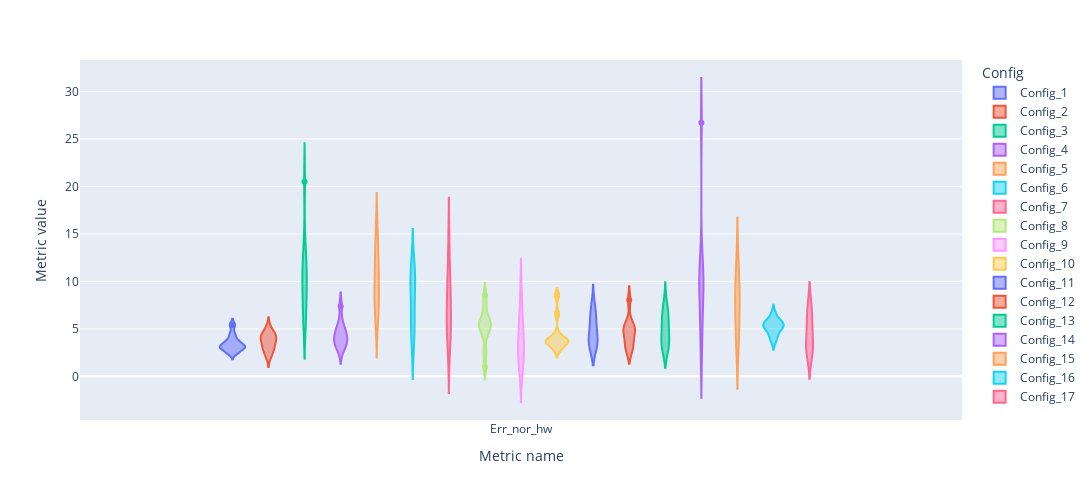

Notebook source saved alongside this figure:
### Markdown cell above
### Normal highway

### Code cell
fig = px.violin(nor_hw, y='Metric value', x='Metric name', color='Config', box=False, height=500, width=1200)
fig.show()

### Figure 1 — Plotly figure (JSON) as saved in the notebook; plotly's stock layout.template omitted (floating-point values rounded to 4 significant figures)
{"data": [{"alignmentgroup": "True", "box": {"visible": false}, "hovertemplate": "Config=Config_1<br>Metric name=%{x}<br>Metric value=%{y}<extra></extra>", "legendgroup": "Config_1", "marker": {"color": "#636efa"}, "name": "Config_1", "offsetgroup": "Config_1", "orientation": "v", "scalegroup": "True", "showlegend": true, "type": "violin", "x": ["Err_nor_hw", "Err_nor_hw", "Err_nor_hw", "Err_nor_hw", "Err_nor_hw", "Err_nor_hw", "Err_nor_hw", "Err_nor_hw", "Err_nor_hw", "Err_nor_hw"], "x0": " ", "xaxis": "x", "y": [3.77, 2.623, 4.426, 2.459, 3.115, 5.41, 3.607, 3.115, 3.115, 3.115], "y0": " ", "yaxis": "y"}, {"alignmentgroup": "True", "box": {"visible": false}, "hovertemplate": "Config=Config_2<br>Metric name=%{x}<br>Metric value=%{y}<extra></extra>", "legendgroup": "Config_2", "marker": {"color": "#EF553B"}, "name": "Config_2", "offsetgroup": "Config_2", "orientation": "v", "scalegroup": "True", "showlegend": true, "type": "violin", "x": ["Err_nor_hw", "Err_nor_hw", "Err_nor_hw", "Err_nor_hw", "Err_nor_hw", "Err_nor_hw", "Err_nor_hw", "Err_nor_hw", "Err_nor_hw", "Err_nor_hw"], "x0": " ", "xaxis": "x", "y": [3.607, 2.623, 4.262, 5.082, 2.131, 4.262, 4.262, 3.115, 3.115, 4.098], "y0": " ", "yaxis": "y"}, {"alignmentgroup": "True", "box": {"visible": false}, "hovertemplate": "Config=Config_3<br>Metric name=%{x}<br>Metric value=%{y}<extra></extra>", "legendgroup": "Config_3", "marker": {"color": "#00cc96"}, "name": "Config_3", "offsetgroup": "Config_3", "orientation": "v", "scalegroup": "True", "showlegend": true, "type": "violin", "x": ["Err_nor_hw", "Err_nor_hw", "Err_nor_hw", "Err_nor_hw", "Err_nor_hw", "Err_nor_hw", "Err_nor_hw", "Err_nor_hw", "Err_nor_hw", "Err_nor_hw"], "x0": " ", "xaxis": "x", "y": [13.61, 11.31, 10.82, 11.64, 5.902, 5.902, 7.541, 9.18, 20.49, 9.508], "y0": " ", "yaxis": "y"}, {"alignmentgroup": "True", "box": {"visible": false}, "hovertemplate": "Config=Config_4<br>Metric name=%{x}<br>Metric value=%{y}<extra></extra>", "legendgroup": "Config_4", "marker": {"color": "#ab63fa"}, "name": "Config_4", "offsetgroup": "Config_4", "orientation": "v", "scalegroup": "True", "showlegend": true, "type": "violin", "x": ["Err_nor_hw", "Err_nor_hw", "Err_nor_hw", "Err_nor_hw", "Err_nor_hw", "Err_nor_hw", "Err_nor_hw", "Err_nor_hw", "Err_nor_hw", "Err_nor_hw"], "x0": " ", "xaxis": "x", "y": [4.098, 3.279, 4.918, 5.574, 4.754, 2.787, 3.443, 7.377, 3.934, 3.934], "y0": " ", "yaxis": "y"}, {"alignmentgroup": "True", "box": {"visible": false}, "hovertemplate": "Config=Config_5<br>Metric name=%{x}<br>Metric value=%{y}<extra></extra>", "legendgroup": "Config_5", "marker": {"color": "#FFA15A"}, "name": "Config_5", "offsetgroup": "Config_5", "orientation": "v", "scalegroup": "True", "showlegend": true, "type": "violin", "x": ["Err_nor_hw", "Err_nor_hw", "Err_nor_hw", "Err_nor_hw", "Err_nor_hw", "Err_nor_hw", "Err_nor_hw", "Err_nor_hw", "Err_nor_hw", "Err_nor_hw"], "x0": " ", "xaxis": "x", "y": [10.49, 11.97, 8.033, 15.41, 9.016, 5.902, 13.93, 7.377, 8.033, 11.8], "y0": " ", "yaxis": "y"}, {"alignmentgroup": "True", "box": {"visible": false}, "hovertemplate": "Config=Config_6<br>Metric name=%{x}<br>Metric value=%{y}<extra></extra>", "legendgroup": "Config_6", "marker": {"color": "#19d3f3"}, "name": "Config_6", "offsetgroup": "Config_6", "orientation": "v", "scalegroup": "True", "showlegend": true, "type": "violin", "x": ["Err_nor_hw", "Err_nor_hw", "Err_nor_hw", "Err_nor_hw", "Err_nor_hw", "Err_nor_hw", "Err_nor_hw", "Err_nor_hw", "Err_nor_hw", "Err_nor_hw"], "x0": " ", "xaxis": "x", "y": [4.918, 11.64, 3.607, 9.344, 4.918, 10.33, 6.066, 10.33, 10.82, 8.197], "y0": " ", "yaxis": "y"}, {"alignmentgroup": "True", "box": {"visible": false}, "hovertemplate": "Config=Config_7<br>Metric name=%{x}<br>Metric value=%{y}<extra></extra>", "legendgroup": "Config_7", "marker": {"color": "#FF6692"}, "name": "Config_7", "offsetgroup": "Config_7", "orientation": "v", "scalegroup": "True", "showlegend": true, "type": "violin", "x": ["Err_nor_hw", "Err_nor_hw", "Err_nor_hw", "Err_nor_hw", "Err_nor_hw", "Err_nor_hw", "Err_nor_hw", "Err_nor_hw", "Err_nor_hw", "Err_nor_hw"], "x0": " ", "xaxis": "x", "y": [7.213, 6.066, 4.754, 9.672, 10.82, 5.574, 5.246, 9.18, 14.43, 2.623], "y0": " ", "yaxis": "y"}, {"alignmentgroup": "True", "box": {"visible": false}, "hovertemplate": "Config=Config_8<br>Metric name=%{x}<br>Metric value=%{y}<extra></extra>", "legendgroup": "Config_8", "marker": {"color": "#B6E880"}, "name": "Config_8", "offsetgroup": "Config_8", "orientation": "v", "scalegroup": "True", "showlegend": true, "type": "violin", "x": ["Err_nor_hw", "Err_nor_hw", "Err_nor_hw", "Err_nor_hw", "Err_nor_hw", "Err_nor_hw", "Err_nor_hw", "Err_nor_hw", "Err_nor_hw", "Err_nor_hw"], "x0": " ", "xaxis": "x", "y": [8.525, 4.59, 7.213, 5.574, 5.41, 0.9836, 5.738, 2.623, 4.754, 5.902], "y0": " ", "yaxis": "y"}, {"alignmentgroup": "True", "box": {"visible": false}, "hovertemplate": "Config=Config_9<br>Metric name=%{x}<br>Metric value=%{y}<extra></extra>", "legendgroup": "Config_9", "marker": {"color": "#FF97FF"}, "name": "Config_9", "offsetgroup": "Config_9", "orientation": "v", "scalegroup": "True", "showlegend": true, "type": "violin", "x": ["Err_nor_hw", "Err_nor_hw", "Err_nor_hw", "Err_nor_hw", "Err_nor_hw", "Err_nor_hw", "Err_nor_hw", "Err_nor_hw", "Err_nor_hw", "Err_nor_hw"], "x0": " ", "xaxis": "x", "y": [5.738, 3.934, 2.295, 9.016, 2.623, 2.623, 1.639, 6.23, 0.6557, 4.59], "y0": " ", "yaxis": "y"}, {"alignmentgroup": "True", "box": {"visible": false}, "hovertemplate": "Config=Config_10<br>Metric name=%{x}<br>Metric value=%{y}<extra></extra>", "legendgroup": "Config_10", "marker": {"color": "#FECB52"}, "name": "Config_10", "offsetgroup": "Config_10", "orientation": "v", "scalegroup": "True", "showlegend": true, "type": "violin", "x": ["Err_nor_hw", "Err_nor_hw", "Err_nor_hw", "Err_nor_hw", "Err_nor_hw", "Err_nor_hw", "Err_nor_hw", "Err_nor_hw", "Err_nor_hw", "Err_nor_hw"], "x0": " ", "xaxis": "x", "y": [8.525, 2.787, 3.607, 3.77, 4.426, 6.557, 3.607, 3.77, 3.115, 3.77], "y0": " ", "yaxis": "y"}, {"alignmentgroup": "True", "box": {"visible": false}, "hovertemplate": "Config=Config_11<br>Metric name=%{x}<br>Metric value=%{y}<extra></extra>", "legendgroup": "Config_11", "marker": {"color": "#636efa"}, "name": "Config_11", "offsetgroup": "Config_11", "orientation": "v", "scalegroup": "True", "showlegend": true, "type": "violin", "x": ["Err_nor_hw", "Err_nor_hw", "Err_nor_hw", "Err_nor_hw", "Err_nor_hw", "Err_nor_hw", "Err_nor_hw", "Err_nor_hw", "Err_nor_hw", "Err_nor_hw"], "x0": " ", "xaxis": "x", "y": [3.279, 6.721, 7.541, 3.77, 3.279, 3.934, 5.246, 3.279, 6.23, 5.082], "y0": " ", "yaxis": "y"}, {"alignmentgroup": "True", "box": {"visible": false}, "hovertemplate": "Config=Config_12<br>Metric name=%{x}<br>Metric value=%{y}<extra></extra>", "legendgroup": "Config_12", "marker": {"color": "#EF553B"}, "name": "Config_12", "offsetgroup": "Config_12", "orientation": "v", "scalegroup": "True", "showlegend": true, "type": "violin", "x": ["Err_nor_hw", "Err_nor_hw", "Err_nor_hw", "Err_nor_hw", "Err_nor_hw", "Err_nor_hw", "Err_nor_hw", "Err_nor_hw", "Err_nor_hw", "Err_nor_hw"], "x0": " ", "xaxis": "x", "y": [3.607, 3.77, 5.574, 5.082, 4.59, 2.787, 5.082, 4.918, 2.787, 8.033], "y0": " ", "yaxis": "y"}, {"alignmentgroup": "True", "box": {"visible": false}, "hovertemplate": "Config=Config_13<br>Metric name=%{x}<br>Metric value=%{y}<extra></extra>", "legendgroup": "Config_13", "marker": {"color": "#00cc96"}, "name": "Config_13", "offsetgroup": "Config_13", "orientation": "v", "scalegroup": "True", "showlegend": true, "type": "violin", "x": ["Err_nor_hw", "Err_nor_hw", "Err_nor_hw", "Err_nor_hw", "Err_nor_hw", "Err_nor_hw", "Err_nor_hw", "Err_nor_hw", "Err_nor_hw", "Err_nor_hw"], "x0": " ", "xaxis": "x", "y": [7.705, 5.574, 5.41, 6.393, 6.721, 3.279, 3.115, 4.426, 3.607, 3.279], "y0": " ", "yaxis": "y"}, {"alignmentgroup": "True", "box": {"visible": false}, "hovertemplate": "Config=Config_14<br>Metric name=%{x}<br>Metric value=%{y}<extra></extra>", "legendgroup": "Config_14", "marker": {"color": "#ab63fa"}, "name": "Config_14", "offsetgroup": "Config_14", "orientation": "v", "scalegroup": "True", "showlegend": true, "type": "violin", "x": ["Err_nor_hw", "Err_nor_hw", "Err_nor_hw", "Err_nor_hw", "Err_nor_hw", "Err_nor_hw", "Err_nor_hw", "Err_nor_hw", "Err_nor_hw", "Err_nor_hw"], "x0": " ", "xaxis": "x", "y": [10.16, 9.18, 2.459, 9.18, 5.902, 26.72, 12.3, 10.16, 5.574, 10.66], "y0": " ", "yaxis": "y"}, {"alignmentgroup": "True", "box": {"visible": false}, "hovertemplate": "Config=Config_15<br>Metric name=%{x}<br>Metric value=%{y}<extra></extra>", "legendgroup": "Config_15", "marker": {"color": "#FFA15A"}, "name": "Config_15", "offsetgroup": "Config_15", "orientation": "v", "scalegroup": "True", "showlegend": true, "type": "violin", "x": ["Err_nor_hw", "Err_nor_hw", "Err_nor_hw", "Err_nor_hw", "Err_nor_hw", "Err_nor_hw", "Err_nor_hw", "Err_nor_hw", "Err_nor_hw", "Err_nor_hw"], "x0": " ", "xaxis": "x", "y": [7.213, 8.525, 4.426, 6.721, 2.787, 12.62, 8.361, 10, 4.59, 10.66], "y0": " ", "yaxis": "y"}, {"alignmentgroup": "True", "box": {"visible": false}, "hovertemplate": "Config=Config_16<br>Metric name=%{x}<br>Metric value=%{y}<extra></extra>", "legendgroup": "Config_16", "marker": {"color": "#19d3f3"}, "name": "Config_16", "offsetgroup": "Config_16", "orientation": "v", "scalegroup": "True", "showlegend": true, "type": "violin", "x": ["Err_nor_hw", "Err_nor_hw", "Err_nor_hw", "Err_nor_hw", "Err_nor_hw", "Err_nor_hw", "Err_nor_hw", "Err_nor_hw", "Err_nor_hw", "Err_nor_hw"], "x0": " ", "xaxis": "x", "y": [4.754, 3.77, 5.246, 5.246, 5.574, 5.246, 5.738, 6.557, 5.738, 4.262], "y0": " ", "yaxis": "y"}, {"alignmentgroup": "True", "box": {"visible": false}, "hovertemplate": "Config=Config_17<br>Metric name=%{x}<br>Metric value=%{y}<extra></extra>", "legendgroup": "Config_17", "marker": {"color": "#FF6692"}, "name": "Config_17", "offsetgroup": "Config_17", "orientation": "v", "scalegroup": "True", "showlegend": true, "type": "violin", "x": ["Err_nor_hw", "Err_nor_hw", "Err_nor_hw", "Err_nor_hw", "Err_nor_hw", "Err_nor_hw", "Err_nor_hw", "Err_nor_hw", "Err_nor_hw", "Err_nor_hw"], "x0": " ", "xaxis": "x", "y": [2.295, 2.623, 7.377, 7.377, 5.738, 4.754, 5.902, 3.607, 2.951, 3.279], "y0": " ", "yaxis": "y"}], "layout": {"height": 500, "legend": {"title": {"text": "Config"}, "tracegroupgap": 0}, "margin": {"t": 60}, "violinmode": "group", "width": 1200, "xaxis": {"anchor": "y", "domain": [0, 1], "title": {"text": "Metric name"}}, "yaxis": {"anchor": "x", "domain": [0, 1], "title": {"text": "Metric value"}}}}
